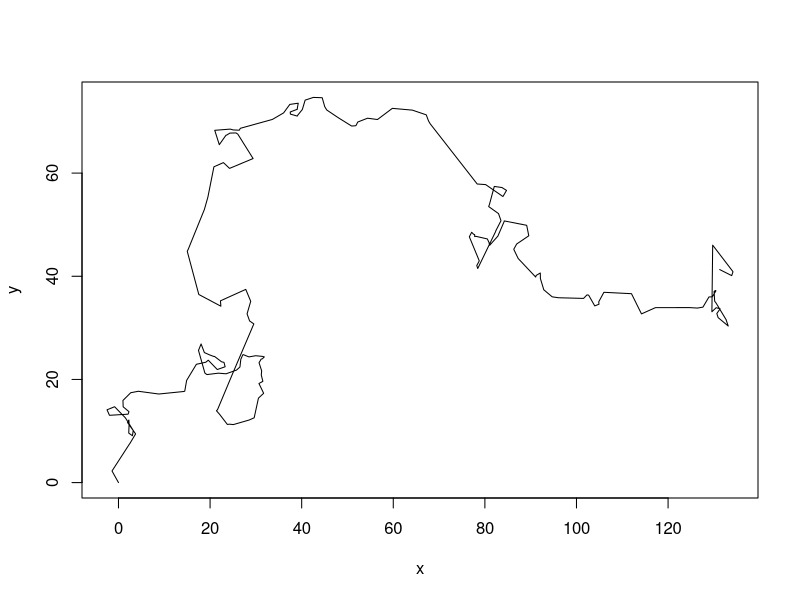
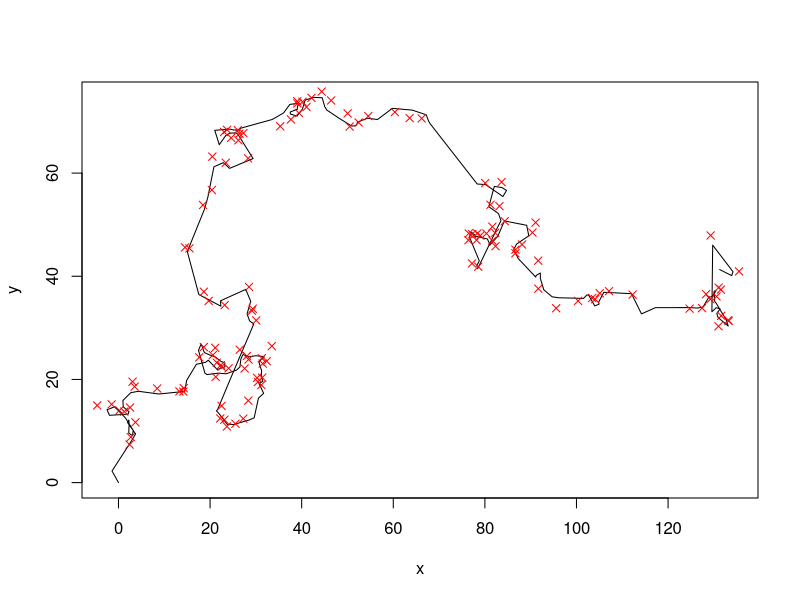

The R source for these figures, in order: (Note: a time limit stopped this script after it produced the figures.)
## ---- chunk 1
set.seed(123)
## ---- chunk 2
library(compiler)
model <- function(params=2, startvalues = c(0,0,0), steps = 200){
  x = startvalues[1]
  y = startvalues[2]
  direction = startvalues[3]
  
  movementLength = params[1]
  turningWidth = 1
  
  output = data.frame(x = rep(NA, steps+1), y = rep(NA, steps+1))
  output[1, ] = c(x,y)
  for (i in 1:steps){
    direction = direction + rnorm(1,0,turningWidth)
    length = rexp(1, 1/movementLength)
    x = x + sin(direction) * length
    y = y + cos(direction) * length
    output[i+1, ] = c(x,y)
  }
return(output)
}
model <- cmpfun(model)
## ---- chunk 3
data <- model()
plot(data, type = "l")
## ---- chunk 4
observationModel <- function(realData, sd=1){
  realData$xobs = rnorm(length(realData$x), mean = realData$x, sd = sd)
  realData$yobs = rnorm(length(realData$x), mean = realData$y, sd = sd)
  realData$xobs[realData$xobs - floor(realData$xobs) > 0.7 ] = NA
  return(realData)
}

obsdata <- observationModel(data)
plot(data, type = "l")
points(obsdata$xobs, obsdata$yobs, col = "red", pch = 4)
## ---- chunk 5
summaryStatistics <- function(dat){
  meandisplacement = mean(sqrt(diff(dat$xobs)^2 + diff(dat$yobs)^2), na.rm = T)

  meandisplacement10 = mean(sqrt(diff(dat$xobs, lag = 2)^2 + diff(dat$yobs, lag = 2)^2), na.rm = T)/3
  
  #meanturning = mean(abs(diff(atan2(diff(dat$yobs),diff(dat$xobs)))), na.rm = T) 
  
  return(c(meandisplacement, meandisplacement10))
} 

dataSummary <- summaryStatistics(obsdata)
dataSummary
## ---- chunk 6
n = 10000
fit = data.frame(movementLength = runif(n, 0, 5), error = runif(n, 0,5), distance = rep(NA, n))

for (i in 1:n){
  simulatedPrediction <- model(fit[i,1])
  simulatedObservation<- observationModel(simulatedPrediction, fit[i,2])
  simulatedSummary <- summaryStatistics(simulatedObservation)
  simulatedSummary
  #deviation = max( simulatedSummary - dataSummary)
  deviation = sqrt(sum((simulatedSummary - dataSummary)^2))
  fit[i,3] = deviation
}
## ---- chunk 7
plot(fit[fit[,3] < 1, 1:2], xlim = c(0,6), ylim = c(0,5), col = "lightgrey", main = "Accepted parameters for \n different values of epsilon")
points(fit[fit[,3] < 0.2, 1:2],  pch = 18, col = "gray")
points(fit[fit[,3] < 0.1, 1:2],  pch = 8, col = "red")

legend("topright", c("< 1", "< 0.2", "< 0.1"), pch = c(1,18,8), col = c("lightgrey", "gray", "red"))

abline(v = 2)
abline(h = 1) 

## ---- chunk 8
n = 10000
fit = data.frame(movementLength = rep(NA, n), error = rep(NA, n), distance = rep(NA, n))


currentPar = c(2,0.9)
for (i in 1:n){
  newPar = rnorm(2,currentPar, sd = c(0.2,0.2))
  if (min(newPar) < 0 ) fit[i,] = c(currentPar, deviation)
  
  else{
    simulatedPrediction <- model(newPar[1])
    simulatedObservation<- observationModel(simulatedPrediction, newPar[2])
    simulatedSummary <- summaryStatistics(simulatedObservation)
    deviation = sqrt(sum( simulatedSummary - dataSummary)^2)
    
    if (deviation < 0.2){
      fit[i,] = c(newPar, deviation)
      currentPar = newPar
    } 
    else fit[i,] = c(currentPar, deviation)
  }
}
## ---- chunk 9
plot(fit[, 1:2], xlim = c(0,6), ylim = c(0,5), col = "#00000022", main = "Accepted parameters for \n different values of epsilon")

abline(v = 2)
abline(h = 1) 
